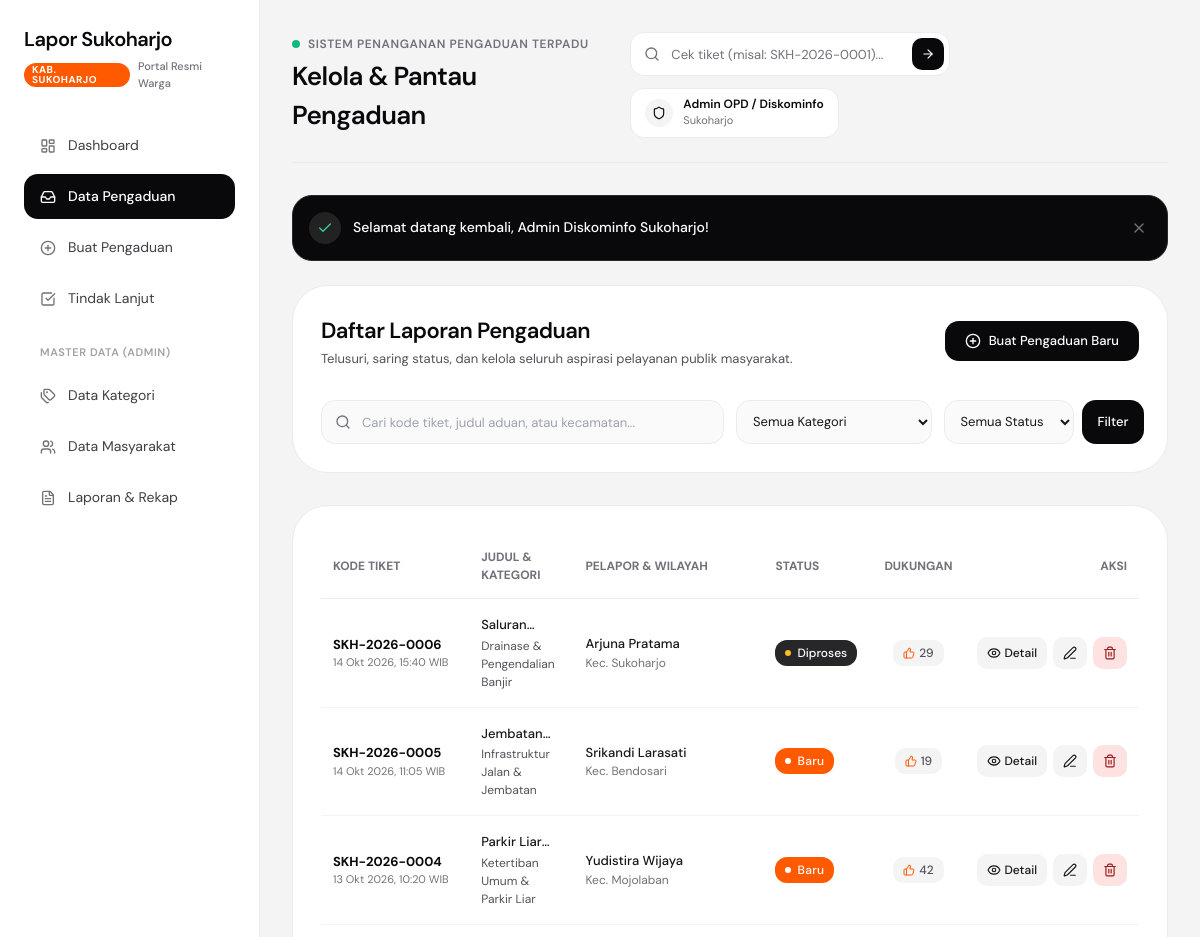
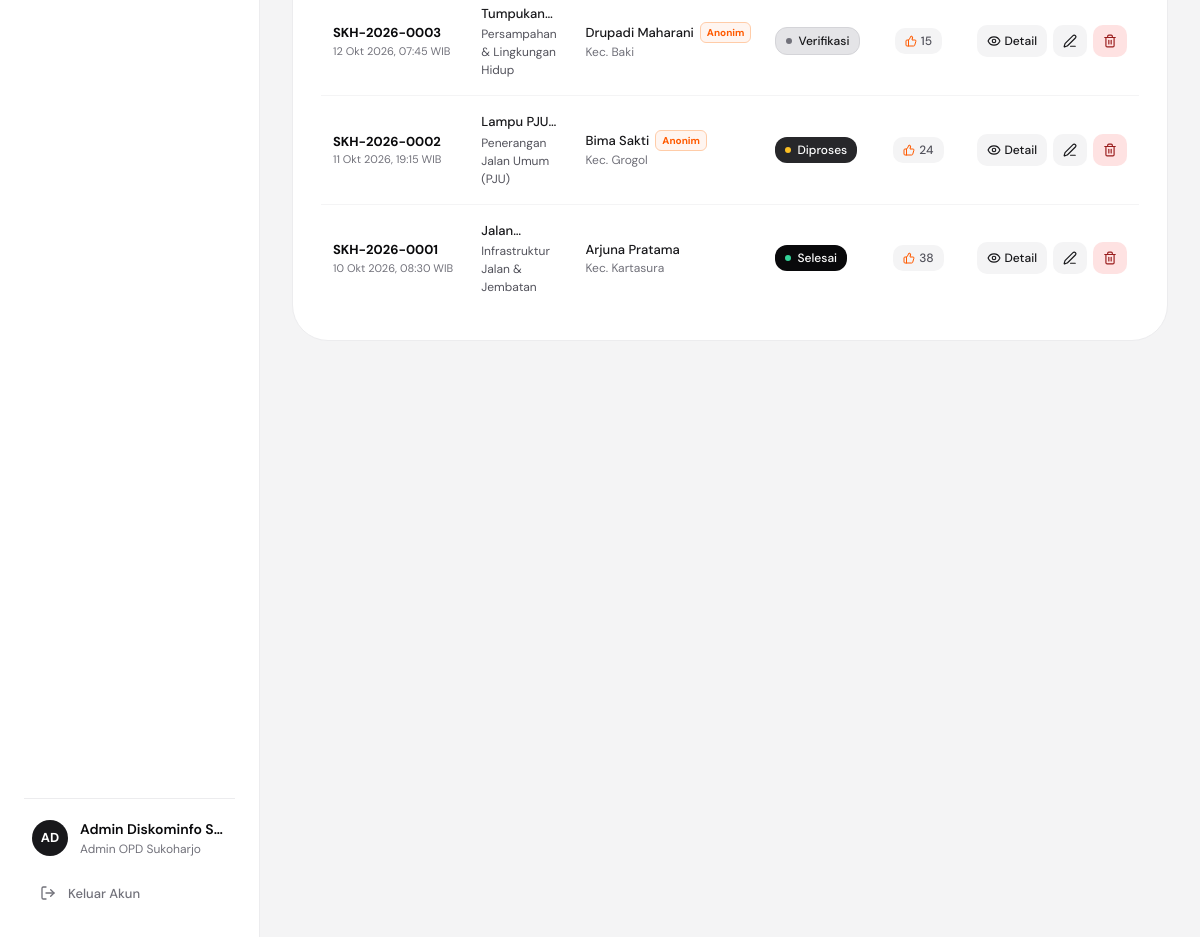
Page /pengaduan.php (signed in) on the committed database (2 pictures, top to bottom).
### tables this page shows
CREATE TABLE `pengaduan` (
    `id_pengaduan` INT AUTO_INCREMENT PRIMARY KEY,
    `kode_tracking` VARCHAR(20) NOT NULL UNIQUE,
    `id_user` INT NOT NULL,
    `id_kategori` INT NOT NULL,
    `judul_laporan` VARCHAR(200) NOT NULL,
    `isi_laporan` TEXT NOT NULL,
    `kecamatan_lokasi` VARCHAR(100) NOT NULL,
    `alamat_detail` VARCHAR(255) NOT NULL,
    `latitude` DECIMAL(10, 7) NOT NULL DEFAULT -7.6828000,
    `longitude` DECIMAL(10, 7) NOT NULL DEFAULT 110.8407000,
    `foto_bukti_awal` VARCHAR(255) NOT NULL,
    `is_anonim` TINYINT(1) NOT NULL DEFAULT 0,
    `status` ENUM('Baru', 'Verifikasi', 'Diproses', 'Selesai', 'Ditolak') NOT NULL DEFAULT 'Baru',
    `jumlah_dukungan` INT NOT NULL DEFAULT 1,
    `rating_kepuasan` INT NULL DEFAULT NULL,
    `ulasan_warga` TEXT NULL DEFAULT NULL,
    `tanggal_lapor` DATETIME NOT NULL DEFAULT CURRENT_TIMESTAMP,
    CONSTRAINT `fk_pengaduan_user` FOREIGN KEY (`id_user`) REFERENCES `users` (`id_user`) ON DELETE CASCADE ON UPDATE CASCADE,
    CONSTRAINT `fk_pengaduan_kategori` FOREIGN KEY (`id_kategori`) REFERENCES `kategori` (`id_kategori`) ON DELETE RESTRICT ON UPDATE CASCADE
);

CREATE TABLE `kategori` (
    `id_kategori` INT AUTO_INCREMENT PRIMARY KEY,
    `nama_kategori` VARCHAR(100) NOT NULL,
    `instansi_tujuan` VARCHAR(100) NOT NULL,
    `target_sla_hari` INT NOT NULL DEFAULT 3,
    `deskripsi` TEXT NULL
);

CREATE TABLE `users` (
    `id_user` INT AUTO_INCREMENT PRIMARY KEY,
    `nik` VARCHAR(16) NOT NULL UNIQUE,
    `nama_lengkap` VARCHAR(100) NOT NULL,
    `username` VARCHAR(50) NOT NULL UNIQUE,
    `email` VARCHAR(100) NOT NULL,
    `telepon` VARCHAR(20) NOT NULL,
    `kecamatan` VARCHAR(100) NOT NULL DEFAULT 'Sukoharjo',
    `password` VARCHAR(255) NOT NULL,
    `role` ENUM('admin', 'warga') NOT NULL DEFAULT 'warga',
    `created_at` DATETIME NOT NULL DEFAULT CURRENT_TIMESTAMP
);

### pengaduan.php (the view, shortened to what this page needs)
<?php
require_once __DIR__ . '/config/koneksi.php';
require_once __DIR__ . '/config/auth.php';
$userId = current_user_id();
$search   = trim($_GET['search'] ?? '');
$where_clauses = ["1=1"];
$where_sql = implode(" AND ", $where_clauses);
$sql = "SELECT p.*, k.nama_kategori, u.nama_lengkap, u.nik, u.kecamatan as domisili_warga
        FROM pengaduan p
        JOIN kategori k ON p.id_kategori = k.id_kategori
        JOIN users u ON p.id_user = u.id_user
        WHERE {$where_sql}
        ORDER BY p.tanggal_lapor DESC";
$stmt = mysqli_prepare($koneksi, $sql);
mysqli_stmt_execute($stmt);
$result = mysqli_stmt_get_result($stmt);
require_once __DIR__ . '/includes/head.php';
?>
<div class="flex min-h-screen">
    <?php require_once __DIR__ . '/includes/sidebar.php'; ?>
    <main class="ml-[260px] flex-1 p-8 max-w-[1200px] w-full">
        <?php require_once __DIR__ . '/includes/topbar.php'; ?>
        <?= render_flash_alerts(); ?>
        <div class="bg-white rounded-[36px] border border-[#ececee] p-[28px] mb-8">
            <div class="flex flex-col lg:flex-row lg:items-center justify-between gap-4 mb-6">
                <div>
                    <h2 class="text-[22px] font-semibold text-[#09090b] tracking-tight">
                        Daftar Laporan Pengaduan
                    </h2>
                    <p class="text-[13px] text-[#52525b] mt-0.5">
                        Telusuri, saring status, dan kelola seluruh aspirasi pelayanan publik masyarakat.
                    </p>
                </div>
                <div class="flex flex-wrap items-center gap-3">
                    <a href="tambah_pengaduan.php" class="bg-[#09090b] hover:bg-[#18181b] text-white px-5 py-2.5 rounded-[14px] text-[13px] font-medium flex items-center gap-2 transition">
                        <i data-lucide="plus-circle" class="w-4 h-4"></i>
                        <span>Buat Pengaduan Baru</span>
                    </a>
                </div>
            </div>
            <form action="pengaduan.php" method="GET" class="grid grid-cols-1 sm:grid-cols-2 lg:grid-cols-4 gap-3 pt-2">
                <div class="relative sm:col-span-2">
                    <input type="text"
                           name="search"
                           value="<?= htmlspecialchars($search); ?>"
                           placeholder="Cari kode tiket, judul aduan, atau kecamatan..."
                           class="w-full h-11 pl-10 pr-4 bg-[#fafafa] border border-[#ececee] focus:border-[#09090b] rounded-[14px] text-[13px] text-[#18181b] outline-none transition">
                </div>
                <div>
                    <select name="kategori"
                            class="w-full h-11 px-3 bg-[#fafafa] border border-[#ececee] focus:border-[#09090b] rounded-[14px] text-[13px] text-[#18181b] outline-none transition cursor-pointer">
                        <option value="0">Semua Kategori</option>
                    </select>
                </div>
                <div class="flex items-center gap-2">
                    <select name="status"
                            class="flex-1 h-11 px-3 bg-[#fafafa] border border-[#ececee] focus:border-[#09090b] rounded-[14px] text-[13px] text-[#18181b] outline-none transition cursor-pointer">
                        <option value="">Semua Status</option>
                    </select>
                    <button type="submit" class="h-11 px-4 bg-[#09090b] text-white rounded-[14px] text-[13px] font-medium hover:bg-[#18181b] transition">
                        Filter
                    </button>
                </div>
            </form>
        </div>
        <div class="bg-white rounded-[36px] border border-[#ececee] p-[28px] overflow-hidden">
            <div class="overflow-x-auto">
                <table class="w-full text-left border-collapse">
                    <thead>
                        <tr class="border-b border-[#ececee] text-[12px] text-[#71717a] uppercase font-semibold">
                            <th class="py-3.5 px-3">Kode Tiket</th>
                            <th class="py-3.5 px-4">Judul & Kategori</th>
                            <th class="py-3.5 px-3">Pelapor & Wilayah</th>
                            <th class="py-3.5 px-3">Status</th>
                            <th class="py-3.5 px-3 text-center">Dukungan</th>
                            <th class="py-3.5 px-3 text-right">Aksi</th>
                        </tr>
                    </thead>
                    <tbody class="divide-y divide-[#f4f4f5] text-[13px]">
                        <?php if (mysqli_num_rows($result) > 0): ?>
                            <?php while ($row = mysqli_fetch_assoc($result)): ?>
                                <?php
                                    $isOwner = ($row['id_user'] == $userId);
                                    $canEdit = ($isAdmin || ($isOwner && $row['status'] === 'Baru'));
                                    $canDelete = ($isAdmin || ($isOwner && $row['status'] === 'Baru'));
                                ?>
                                <tr class="hover:bg-[#fafafa] transition">
                                    <td class="py-4 px-3 whitespace-nowrap">
                                        <div class="font-bold text-[#09090b]">
                                            <?= htmlspecialchars($row['kode_tracking']); ?>
                                        </div>
                                        <div class="text-[11px] text-[#71717a]">
                                            <?= format_tanggal_indo($row['tanggal_lapor']); ?>
                                        </div>
                                    </td>
                                    <td class="py-4 px-4 max-w-xs">
                                        <div class="font-medium text-[#18181b] line-clamp-1" title="<?= htmlspecialchars($row['judul_laporan']); ?>">
                                            <?= htmlspecialchars($row['judul_laporan']); ?>
                                        </div>
                                        <div class="text-[12px] text-[#52525b] mt-0.5">
                                            <?= htmlspecialchars($row['nama_kategori']); ?>
                                        </div>
                                    </td>
                                    <td class="py-4 px-3 whitespace-nowrap">
                                        <?php if ($row['is_anonim'] == 1): ?>
                                            <?php if ($isAdmin): ?>
                                                <div class="flex items-center gap-1.5 font-medium text-[#18181b]">
                                                    <span><?= htmlspecialchars($row['nama_lengkap']); ?></span>
                                                    <span class="bg-[#fff5f0] text-[#ff5a00] border border-[#ffcca8] text-[10px] font-bold px-1.5 py-0.5 rounded-[6px]">
                                                        Anonim
                                                    </span>
                                                </div>
                                            <?php else: ?>
                                                <div class="text-[#71717a] italic font-medium">
                                                    Disamarkan (Anonim)
                                                </div>
                                            <?php endif; ?>
                                        <?php else: ?>
                                            <div class="font-medium text-[#18181b]">
                                                <?= htmlspecialchars($row['nama_lengkap']); ?>
                                            </div>
                                        <?php endif; ?>
                                        <div class="text-[12px] text-[#71717a]">
                                            Kec. <?= htmlspecialchars($row['kecamatan_lokasi']); ?>
                                        </div>
                                    </td>
                                    <td class="py-4 px-3 whitespace-nowrap">
                                        <?= render_status_badge($row['status']); ?>
                                    </td>
                                    <td class="py-4 px-3 text-center whitespace-nowrap">
                                        <span class="inline-flex items-center gap-1 bg-[#f4f4f5] text-[#52525b] px-2.5 py-1 rounded-[10px] text-[12px] font-medium">
                                            <i data-lucide="thumbs-up" class="w-3 h-3 text-[#ff5a00]"></i>
                                            <?= (int)$row['jumlah_dukungan']; ?>
                                        </span>
                                    </td>
                                    <td class="py-4 px-3 text-right whitespace-nowrap">
                                        <div class="inline-flex items-center gap-1.5">
                                            <a href="detail_pengaduan.php?id=<?= $row['id_pengaduan']; ?>"
                                               class="h-8 px-2.5 bg-[#f4f4f5] hover:bg-[#09090b] hover:text-white rounded-[10px] text-[12px] font-medium flex items-center gap-1 transition"
                                               title="Lihat Detail & Timeline">
                                                <i data-lucide="eye" class="w-3.5 h-3.5"></i>
                                                <span>Detail</span>
                                            </a>
                                            <?php if ($canEdit): ?>
                                                <a href="edit_pengaduan.php?id=<?= $row['id_pengaduan']; ?>"
                                                   class="h-8 px-2.5 bg-[#f4f4f5] hover:bg-[#09090b] hover:text-white rounded-[10px] text-[12px] font-medium flex items-center gap-1 transition"
                                                   title="Ubah Data Pengaduan">
                                                    <i data-lucide="edit-3" class="w-3.5 h-3.5"></i>
                                                </a>
                                            <?php endif; ?>
                                            <?php if ($canDelete): ?>
                                                <button type="button"
                                                        onclick="openDeleteModal('<?= $row['id_pengaduan']; ?>', '<?= htmlspecialchars(addslashes($row['kode_tracking'])); ?>', '<?= htmlspecialchars(addslashes($row['judul_laporan'])); ?>')"
                                                        class="h-8 px-2.5 bg-[#fee2e2] text-[#991b1b] hover:bg-rose-600 hover:text-white rounded-[10px] text-[12px] font-medium flex items-center gap-1 transition"
                                                        title="Hapus Pengaduan">
                                                    <i data-lucide="trash-2" class="w-3.5 h-3.5"></i>
                                                </button>
                                            <?php endif; ?>
                                        </div>
                                    </td>
                                </tr>
                            <?php endwhile; ?>
                        <?php endif; ?>
                    </tbody>
                </table>
            </div>
        </div>
    </main>
</div>
<?php require_once __DIR__ . '/includes/footer.php'; ?>

### config/koneksi.php (shortened to what this page needs)
<?php
function format_tanggal_indo($datetime) {
    $timestamp = strtotime($datetime);
    $bulan = [
        1 => 'Jan', 2 => 'Feb', 3 => 'Mar', 4 => 'Apr', 5 => 'Mei', 6 => 'Jun',
        7 => 'Jul', 8 => 'Agu', 9 => 'Sep', 10 => 'Okt', 11 => 'Nov', 12 => 'Des'
    ];
    $tgl = date('d', $timestamp);
    $bln = $bulan[(int)date('m', $timestamp)];
    $thn = date('Y', $timestamp);
    $jam = date('H:i', $timestamp);
    return "{$tgl} {$bln} {$thn}, {$jam} WIB";
}
function render_status_badge($status) {
    switch ($status) {
        case 'Baru':
            return '<span class="inline-flex items-center gap-1.5 bg-[#ff5a00] text-white rounded-[12px] px-2.5 py-1 text-[12px] font-medium tracking-wide">
                        <span class="w-1.5 h-1.5 rounded-full bg-white animate-pulse"></span> Baru
                    </span>';
        case 'Verifikasi':
            return '<span class="inline-flex items-center gap-1.5 bg-[#e4e4e7] text-[#18181b] border border-[#d4d4d8] rounded-[12px] px-2.5 py-1 text-[12px] font-medium">
                        <span class="w-1.5 h-1.5 rounded-full bg-[#71717a]"></span> Verifikasi
                    </span>';
        case 'Diproses':
            return '<span class="inline-flex items-center gap-1.5 bg-[#27272a] text-white rounded-[12px] px-2.5 py-1 text-[12px] font-medium">
                        <span class="w-1.5 h-1.5 rounded-full bg-amber-400"></span> Diproses
                    </span>';
        case 'Selesai':
            return '<span class="inline-flex items-center gap-1.5 bg-[#09090b] text-white rounded-[12px] px-2.5 py-1 text-[12px] font-medium">
                        <span class="w-1.5 h-1.5 rounded-full bg-emerald-400"></span> Selesai
                    </span>';
    }
}

### includes/head.php (style rules this page uses)
body { font-family: 'DM Sans', -apple-system, BlinkMacSystemFont, "Segoe UI", Roboto, sans-serif; -webkit-font-smoothing: antialiased; -moz-osx-font-smoothing: grayscale; }

### rows in the picture
pengaduan: kode_tracking "SKH-2026-0006", tanggal_lapor "14 Okt 2026, 15:40 WIB", id_kategori.nama_kategori "Drainase & Pengendalian Banjir", id_user.nama_lengkap "Arjuna Pratama", kecamatan_lokasi "Sukoharjo", status "Diproses" (drawn), jumlah_dukungan "29"
pengaduan: kode_tracking "SKH-2026-0005", tanggal_lapor "14 Okt 2026, 11:05 WIB", id_kategori.nama_kategori "Infrastruktur Jalan & Jembatan", id_user.nama_lengkap "Srikandi Larasati", kecamatan_lokasi "Bendosari", status "Baru" (drawn), jumlah_dukungan "19"
pengaduan: kode_tracking "SKH-2026-0004", tanggal_lapor "13 Okt 2026, 10:20 WIB", judul_laporan "Parkir…", id_kategori.nama_kategori "Ketertiban Umum & Parkir Liar", id_user.nama_lengkap "Yudistira Wijaya", kecamatan_lokasi "Mojolaban", status "Baru" (drawn), jumlah_dukungan "42"
pengaduan: kode_tracking "SKH-2026-0003", tanggal_lapor "12 Okt 2026, 07:45 WIB", id_kategori.nama_kategori "Persampahan & Lingkungan Hidup", id_user.nama_lengkap "Drupadi Maharani", kecamatan_lokasi "Baki", status "Verifikasi" (drawn), jumlah_dukungan "15"
pengaduan: kode_tracking "SKH-2026-0002", tanggal_lapor "11 Okt 2026, 19:15 WIB", judul_laporan "Lampu…", id_kategori.nama_kategori "Penerangan Jalan Umum (PJU)", id_user.nama_lengkap "Bima Sakti", kecamatan_lokasi "Grogol", status "Diproses" (drawn), jumlah_dukungan "24"
pengaduan: kode_tracking "SKH-2026-0001", tanggal_lapor "10 Okt 2026, 08:30 WIB", id_kategori.nama_kategori "Infrastruktur Jalan & Jembatan", id_user.nama_lengkap "Arjuna Pratama", kecamatan_lokasi "Kartasura", status "Selesai" (drawn), jumlah_dukungan "38"

### other values in the picture
substr($user['nama_lengkap'], 0, 2) "AD"
$user['nama_lengkap'] "Admin Diskominfo S…"
$page_heading "Kelola & Pantau Pengaduan"
$user['kecamatan'] "Sukoharjo"
$msg "Selamat datang kembali, Admin Diskominfo Sukoharjo!"
